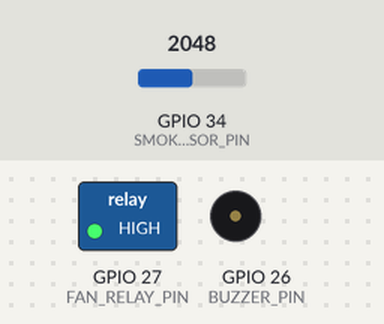
Simulated run of this sketch. Board: ESP32. On the bench: switched loads named in the sketch (green lamp = pin HIGH), buzzer (waves = sounding, pin HIGH). The inputs (shaded band) are chosen by the test bench; at power-on: GPIO 34 (SMOKE_SENSOR_PIN) = 2048. What the sketch prints to the serial monitor is not drawn.

Above: at 7.8 s.
7.9 s: GPIO 34 (SMOKE_SENSOR_PIN) set to 1980
9.8 s: GPIO 34 (SMOKE_SENSOR_PIN) set to 1884
12.5 s: GPIO 34 (SMOKE_SENSOR_PIN) set to 2040
At 13.6 s:
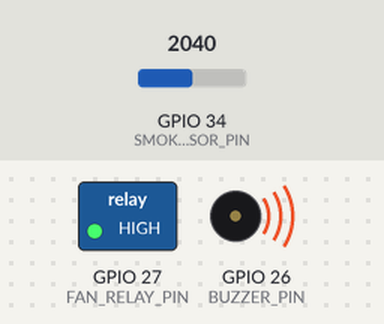
At 14.3 s:
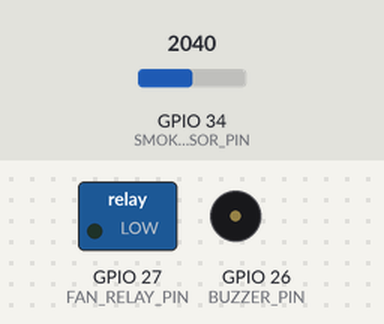
Timing chart, 0 to 20.5 s (numbered marks = the images above; inputs shaded):
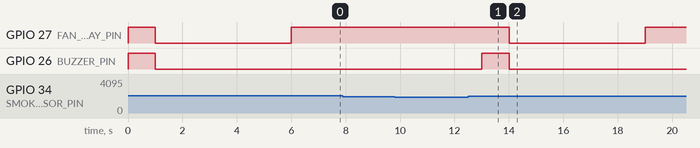

The sketch:

bcc_proj_FINAL.ino
```cpp
#define SMOKE_SENSOR_PIN 34  // MQ-2/MQ-135 sensor pin
#define BUZZER_PIN 26        // Buzzer pin
#define FAN_RELAY_PIN 27     // Relay channel for the fan
#define THRESHOLD 2000        // Adjust based on testing

bool smokeDetected = false;  // Flag to track smoke detection

void setup() {
    Serial.begin(115200);
    pinMode(SMOKE_SENSOR_PIN, INPUT);
    pinMode(BUZZER_PIN, OUTPUT);
    pinMode(FAN_RELAY_PIN, OUTPUT);

    digitalWrite(BUZZER_PIN, LOW);
    digitalWrite(FAN_RELAY_PIN, HIGH);  // Ensure fan is OFF at startup (active-low logic)
    Serial.println("Initializing system...");
    Serial.println("Fan relay state: OFF");
}

void loop() {
    int smokeLevel = analogRead(SMOKE_SENSOR_PIN);
    Serial.print("Smoke Level: ");
    Serial.println(smokeLevel);

    // If smoke is detected and it was not previously detected
    if (smokeLevel > THRESHOLD && !smokeDetected) {
        smokeDetected = true;  // Set flag to prevent multiple triggers
        Serial.println("🚨 SMOKE DETECTED! Beeping & Running Fan...");

        digitalWrite(BUZZER_PIN, HIGH);
        delay(1000);
        digitalWrite(BUZZER_PIN, LOW);

        digitalWrite(FAN_RELAY_PIN, LOW);  // Turn fan ON (active-low logic)
        Serial.println("Fan relay state: ON");
        delay(5000);  // Run fan for 5 seconds
        digitalWrite(FAN_RELAY_PIN, HIGH);  // Turn fan OFF (active-low logic)
        Serial.println("Fan relay state: OFF");

        Serial.println("✅ System waiting for smoke to clear...");
    }

    // Reset flag and turn off fan if smoke level drops significantly below threshold
    if (smokeLevel < (THRESHOLD - 50)) {
        smokeDetected = false;
        digitalWrite(FAN_RELAY_PIN, HIGH);  // Ensure fan is turned OFF (active-low logic)
        Serial.println("✅ Smoke cleared. System reset.");
        Serial.println("Fan relay state: OFF");
    }

    delay(1000);  // Regular monitoring interval
}
```

Measured:
- after the input at 7.9 s, every drawn part: stays the same
- after the input at 9.8 s, every drawn part: stays the same
- after the input at 12.5 s, GPIO 27 (FAN_RELAY_PIN): HIGH → LOW after 1.5 s, → HIGH 5.0 s later; GPIO 26 (BUZZER_PIN): LOW → HIGH after 0.51 s, → LOW 1.0 s later
